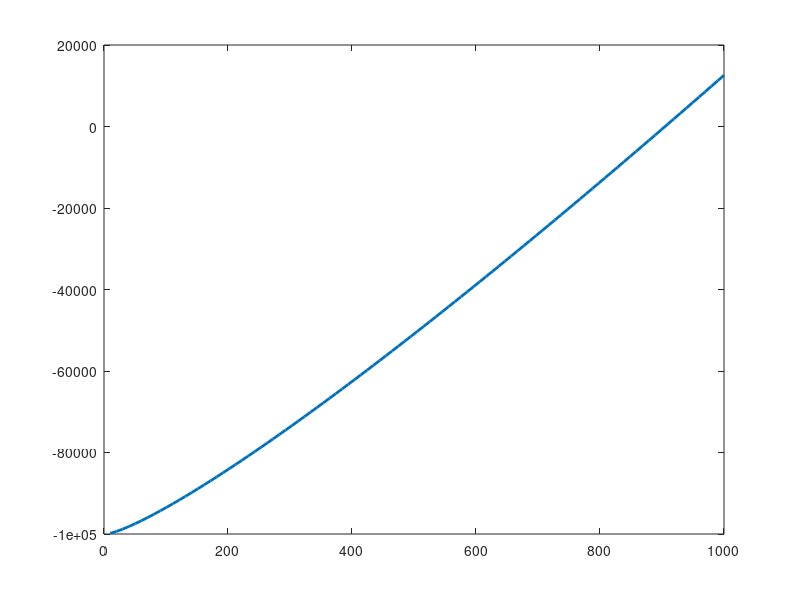

This chart was generated by the following MATLAB code: (Note: this script raises an error after producing the figure.)
%% Esercizio 4: Energia libera di Gibbs


R  = 8.31441; % J/K
T0 = 4.44418; % K
G  = -1e5;    % J
f = @(T) G + R.*T.*log((T./T0).^(5/2));
fp = @(T) R.*log((T./T0).^(5/2)) + 5*R/2;

%% Visualiziamo la funzione
T = linspace(0,1000,100);
plot(T,f(T),'LineWidth',2);

%% Applichiamo il metodo di Newton
x0    = 500;
maxit = 200;
tol   = 1e-6;
[c,residuo] = newton(f,fp,x0,maxit,tol);